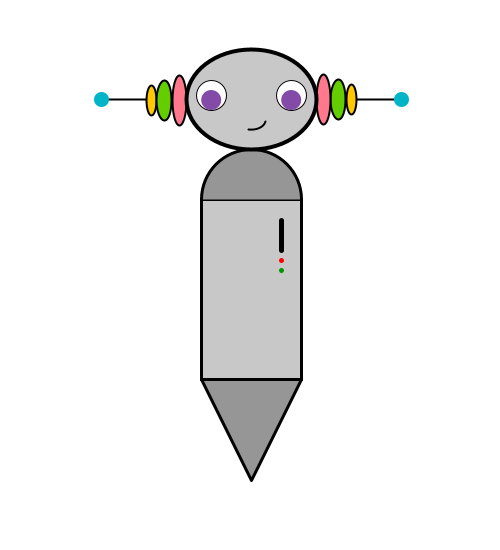
Frame 1 (no input)
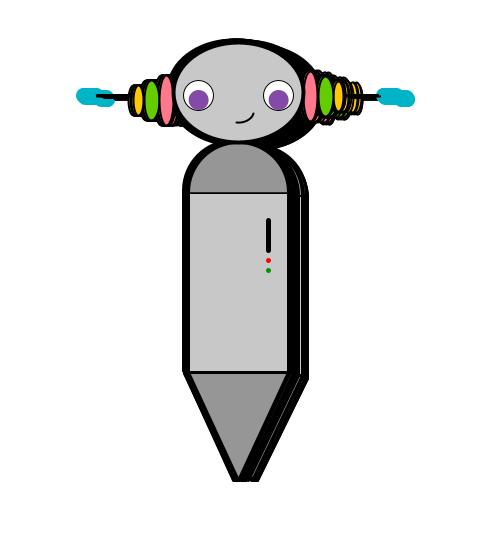
Frame 60 (the mouse pressed at the canvas centre just before this capture)
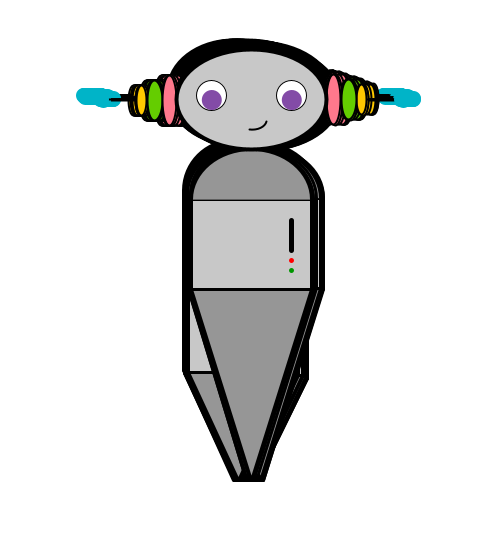
Frame 120 (the mouse held since frame 60 and released just before this capture)

The Processing sketch that drew these frames (run headless with seeded random() and noise(); from frame 60 on, the mouse is pressed at the canvas centre):

// Processing sketch: processing_57469
// ── processing_57469.pde



float x = 200; // x-coordinate
float y = 200; // y-coordinate
float bodyHeight = 100; //body height
float bodyWidth = 100; //body Width
float angle = 0.0; // Angle for motion

void setup() {
  background(255); //background white
  size(500, 550);
  smooth();
  ellipseMode(CENTER);
rectMode(CORNER);
}

void draw() {
  //background(255);
  // Change position by a small random amount
x += random(-4, 4);
y += random(-1, 1);

//int targetX = mouseX;
//x += (targetX - x) * easing;

if (mousePressed) {
bodyWidth = 120;
bodyHeight = 90;
} else {
bodyWidth = 100;
bodyHeight = 180;
}
float ny = y - bodyHeight - bodyWidth;

//BODY
strokeWeight(3);
stroke(0); //outline black
fill(200); //light grey fill
rect(x, y, bodyWidth, bodyHeight); //body of the robot

//BOTTOM
strokeWeight(3);
fill(150); //darker grey fill
strokeJoin(ROUND);
triangle(x, y + bodyHeight, x + bodyWidth, y + bodyHeight, x + bodyWidth/2, 480); //triangle bottom

//NECK
strokeWeight(3);
stroke(0); //outline black
fill(150); //darker grey fill
arc(x + bodyWidth/2, y , bodyWidth, 100, radians(180), radians(360)); //semi-circle body-neck

//Button Detail
strokeWeight(5); //button line weight
strokeCap(ROUND); //line rounded
line(x + bodyWidth - 20, 220, x + bodyWidth - 20, 250); //button detail
stroke(255, 0, 0); //button colour red
point(x + bodyWidth - 20, 260); //button detail
stroke(0, 150, 0); //button colour green
point(x + bodyWidth - 20, 270); //button detail

//Anntenna Left + Detail
strokeWeight(2);
stroke(0);//outline black
line(x + bodyWidth/2 - 150, y/2, x + bodyWidth/2, y/2); //anntenna left
strokeWeight(15);
stroke(0, 180, 200); //stroke colour blue/green
point(x + bodyWidth/2 - 150, y/2);// 

strokeWeight(2);
stroke(0); // outline black
fill(255, 200, 0); // orange/yellow colour
ellipse(x - 50, 100, 10, 30); //antenna detail left 1

strokeWeight(2);
stroke(0); // outline black
fill(100, 205, 0); // apple green colour
ellipse(x - 37, 100, 15, 40); //antenna detail left 2

strokeWeight(2);
stroke(0); // outline black
fill(255, 120, 140); // pink colour
ellipse(x - 22, 100, 14, 50); //antenna detail left 3

//Anntenna Right + Detail
strokeWeight(2);
stroke(0);
line(x + bodyWidth/2, y/2, x + bodyWidth/2 + 150, y/2); //anntenna right
strokeWeight(15);
stroke(0, 180, 200); //stroke colour blue/green
point(x + bodyWidth/2 + 150, y/2);

strokeWeight(2);
stroke(0); // outline black
fill(255, 200, 0); // orange/yellow colour
ellipse(x + bodyWidth + 50, y/2, 10, 30); //antenna detail right 1

strokeWeight(2);
stroke(0); // outline black
fill(100, 205, 0); // apple green colour
ellipse(x + bodyWidth + 37, y/2, 15, 40); //antenna detail right 2

strokeWeight(2);
stroke(0); // outline black
fill(255, 120, 140); // pink colour
ellipse(x + bodyWidth + 22, y/2, 14, 50); //antenna detail right 3

//HEAD
strokeWeight(4);
stroke(0); // outline black
fill(200); // fill lighter grey
ellipse( x + bodyWidth/2, y - 100, bodyWidth + 30, 100); //head of robot

strokeWeight(1);
fill(255); // white fill
ellipse(x + bodyWidth/2 - 40, 95, 30, 30); //left eye
ellipse(x + bodyWidth/2 + 40, 95, 30, 30); //right eye

noStroke(); // no stroke around pupil
fill(80, 0, 130, 180); //purple pupil - slightly transparent
ellipse(x + bodyWidth/2 - 40, 100, 20, 20); //left pupil
ellipse(x + bodyWidth/2 + 40, 100, 20, 20); //right pupil

strokeWeight(2);
stroke(0); //stroke black
noFill(); //no fill for smile
arc(x + bodyWidth/2, y-80, 30, 20, radians(10), radians(100)); //lopsided smile

}
